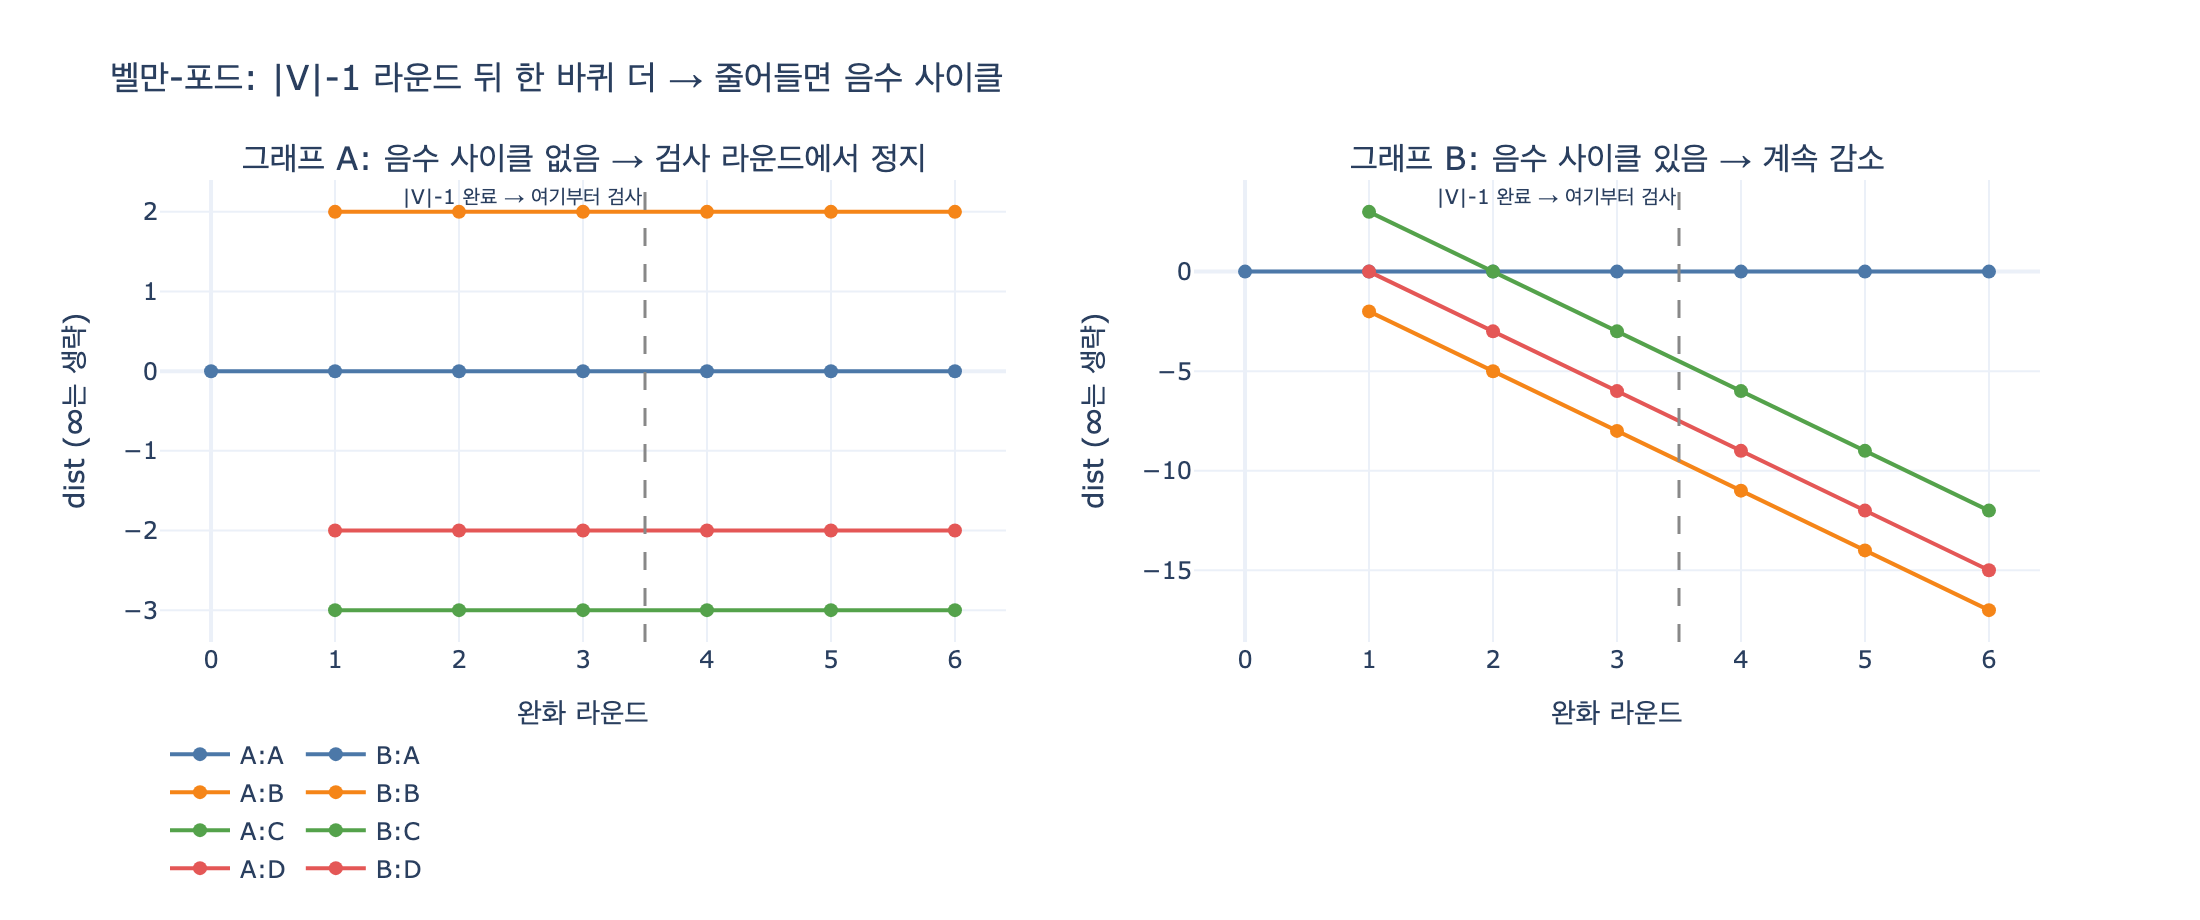

Reproduce this figure in Python.
# %% [markdown]
# # 벨만-포드는 음수 사이클을 어떻게 검사하는가
#
# **질문**: 벨만-포드는 음수 사이클을 어떻게 검사하는가?
#
# **답**: 노드 수 $-1$회 완화를 마친 뒤 **한 바퀴 더** 돌려, 여전히 거리가 줄어드는
# 엣지가 있으면 음수 사이클이 있다고 판정한다.
#
# 이 노트북은 세 가지를 눈으로 확인한다.
#
# 1. 라운드 $k$가 끝나면 「엣지 $k$개 이하로 가는 최단 거리」가 확정된다 → 그래서 $|V|-1$회면 충분하다
# 2. 음수 사이클이 **없으면** $|V|$번째 라운드에서 아무 것도 안 줄어든다
# 3. 음수 사이클이 **있으면** $|V|$번째 라운드에서 반드시 뭔가 줄어든다 (그리고 계속 줄어든다)
#
# 필요 패키지: plotly, kaleido (시각화 셀에서만 사용). 나머지 셀은 표준 라이브러리만 쓴다.

# %%
# 시각화 헬퍼. fig.show()를 직접 부르지 않고 이걸 통해 부른다.
def _show(fig):
    try:
        from IPython import get_ipython

        if get_ipython() is not None:  # VSCode 셀/Jupyter에서만 렌더링
            fig.show()
    except ImportError:
        pass


INF = float("inf")

# %% [markdown]
# ## 1. 라운드를 관찰할 수 있는 벨만-포드
#
# 표준 구현과 똑같지만, 라운드마다 거리표 스냅샷과 「이번 라운드에 갱신된 엣지 목록」을 남긴다.
#
# 완화(relax)는 단 한 줄이다.
#
# $$dist[v] \leftarrow \min\bigl(dist[v],\; dist[u] + w(u,v)\bigr)$$
#
# 마지막 검사 라운드는 값을 **고치지 않고** 「아직도 줄어드나?」만 묻는다.


# %%
def bellman_ford_trace(nodes, edges, start, extra_rounds=1):
    """|V|-1 라운드 완화 + extra_rounds 라운드의 '검사'.

    반환: (history, negative_cycle)
      history[i] = {"round": i, "dist": {...}, "updates": [(u,v,w,old,new), ...],
                    "check_only": bool}
    """
    dist = {n: INF for n in nodes}
    dist[start] = 0
    history = [{"round": 0, "dist": dict(dist), "updates": [], "check_only": False}]

    n_relax = len(nodes) - 1
    for r in range(1, n_relax + 1):
        updates = []
        for u, v, w in edges:
            if dist[u] == INF:  # 도달 못한 노드는 건너뛴다 (오버플로 방지)
                continue
            if dist[u] + w < dist[v]:
                updates.append((u, v, w, dist[v], dist[u] + w))
                dist[v] = dist[u] + w
        history.append(
            {"round": r, "dist": dict(dist), "updates": updates, "check_only": False}
        )

    # ── 여기부터가 음수 사이클 검사. 한 바퀴 더 돌린다.
    negative_cycle = False
    for r in range(n_relax + 1, n_relax + 1 + extra_rounds):
        updates = []
        for u, v, w in edges:
            if dist[u] == INF:
                continue
            if dist[u] + w < dist[v]:
                updates.append((u, v, w, dist[v], dist[u] + w))
                dist[v] = dist[u] + w  # 관찰용으로만 갱신 (계속 줄어드는 걸 보려고)
        if updates:
            negative_cycle = True
        history.append(
            {"round": r, "dist": dict(dist), "updates": updates, "check_only": True}
        )
    return history, negative_cycle


def fmt(x):
    return "∞" if x == INF else f"{x:g}"


def print_table(nodes, history, title):
    print(f"── {title}")
    head = f"{'라운드':>6} " + " ".join(f"{n:>6}" for n in nodes) + "   갱신"
    print(head)
    print("-" * len(head))
    for h in history:
        mark = "*" if h["check_only"] else " "
        row = f"{str(h['round']) + mark:>6} " + " ".join(
            f"{fmt(h['dist'][n]):>6}" for n in nodes
        )
        upd = ", ".join(f"{u}→{v}({old}→{new})" for u, v, _w, old, new in h["updates"])
        print(row + "   " + (upd if upd else "-"))
    print("  (* 표시가 |V|-1 라운드 이후의 '검사' 라운드)")


# %% [markdown]
# ## 2. 그래프 A — 음수 **가중치**는 있지만 음수 **사이클**은 없다
#
# 9장 `ex3_dijkstra_negative.py`에 나오는 그래프다.
#
# ```
# A→C (1), A→B (2), B→C (-5), C→D (1)
# ```
#
# `B→C`가 $-5$라 다익스트라는 여기서 조용히 틀린다. 하지만 사이클이 없으므로
# 벨만-포드는 정답을 내고, 검사 라운드에서 아무 것도 갱신되지 않는다.

# %%
NODES_A = ["A", "B", "C", "D"]
EDGES_A = [("A", "C", 1), ("A", "B", 2), ("B", "C", -5), ("C", "D", 1)]

hist_a, cyc_a = bellman_ford_trace(NODES_A, EDGES_A, "A")
print_table(NODES_A, hist_a, "그래프 A (음수 엣지 O, 음수 사이클 X)")
print(f"\n음수 사이클 판정: {'있다' if cyc_a else '없다'}")
print(f"최종 거리표: { {n: fmt(hist_a[-1]['dist'][n]) for n in NODES_A} }")

# 출력:
# ── 그래프 A (음수 엣지 O, 음수 사이클 X)
#    라운드      A      B      C      D   갱신
# ---------------------------------------
#     0       0      ∞      ∞      ∞   -
#     1       0      2     -3     -2   A→C(inf→1), A→B(inf→2), B→C(1→-3), C→D(inf→-2)
#     2       0      2     -3     -2   -
#     3       0      2     -3     -2   -
#     4*      0      2     -3     -2   -
#   (* 표시가 |V|-1 라운드 이후의 '검사' 라운드)
#
# 음수 사이클 판정: 없다
# 최종 거리표: {'A': '0', 'B': '2', 'C': '-3', 'D': '-2'}
#
# 참고: 이 엣지 순서에서는 라운드 1만에 수렴했다(C가 1로 갔다가 같은 라운드 안에서
# B→C로 -3까지 내려감). 라운드 2, 3은 확인만 하고 지나간다. 순서가 나쁘면
# 4절처럼 |V|-1 라운드를 꽉 채워야 한다.

# %% [markdown]
# 요점 두 가지.
#
# - 다익스트라는 `C`를 거리 1로 **확정**해 버려서 `D = 2`라는 틀린 값을 낸다.
#   벨만-포드는 확정 개념이 없고 모든 엣지를 계속 완화하므로 `C = -3`, `D = -2`를 얻는다.
# - 검사 라운드(`*`)의 갱신이 `-`다. 즉 모든 엣지가 삼각 부등식
#   $dist[v] \le dist[u] + w(u,v)$ 를 만족한다 → **음수 사이클 없음**.

# %% [markdown]
# ## 3. 그래프 B — 음수 사이클이 있다
#
# `B → C → D → B`를 도는 사이클의 합이 $2 + (-3) + (-2) = -3 < 0$ 이다.
#
# 이 사이클을 한 바퀴 돌 때마다 거리가 3씩 줄어든다. 최단 거리가 $-\infty$로 발산하므로
# **수렴할 값 자체가 없다.** 검사 라운드를 3번 붙여서 계속 줄어드는 모습을 본다.

# %%
NODES_B = ["A", "B", "C", "D"]
EDGES_B = [
    ("A", "B", 1),
    ("B", "C", 2),
    ("C", "D", -3),
    ("D", "B", -2),  # ← 이 엣지가 사이클을 닫는다
]

hist_b, cyc_b = bellman_ford_trace(NODES_B, EDGES_B, "A", extra_rounds=3)
print_table(NODES_B, hist_b, "그래프 B (음수 사이클 B→C→D→B, 합 = -3)")
print(f"\n음수 사이클 판정: {'있다' if cyc_b else '없다'}")

cycle_sum = 2 + (-3) + (-2)
print(f"사이클 가중치 합: {cycle_sum}")
print("검사 라운드마다 거리가 얼마나 더 줄었나:")
base = hist_b[len(NODES_B) - 1]["dist"]
for h in hist_b:
    if h["check_only"]:
        drop = {n: h["dist"][n] - base[n] for n in NODES_B}
        print(f"  라운드 {h['round']}: {drop}")

# 출력:
# ── 그래프 B (음수 사이클 B→C→D→B, 합 = -3)
#    라운드      A      B      C      D   갱신
# ---------------------------------------
#     0       0      ∞      ∞      ∞   -
#     1       0     -2      3      0   A→B(inf→1), B→C(inf→3), C→D(inf→0), D→B(1→-2)
#     2       0     -5      0     -3   B→C(3→0), C→D(0→-3), D→B(-2→-5)
#     3       0     -8     -3     -6   B→C(0→-3), C→D(-3→-6), D→B(-5→-8)
#     4*      0    -11     -6     -9   B→C(-3→-6), C→D(-6→-9), D→B(-8→-11)
#     5*      0    -14     -9    -12   B→C(-6→-9), C→D(-9→-12), D→B(-11→-14)
#     6*      0    -17    -12    -15   B→C(-9→-12), C→D(-12→-15), D→B(-14→-17)
#   (* 표시가 |V|-1 라운드 이후의 '검사' 라운드)
#
# 음수 사이클 판정: 있다
# 사이클 가중치 합: -3
# 검사 라운드마다 거리가 얼마나 더 줄었나:
#   라운드 4: {'A': 0, 'B': -3, 'C': -3, 'D': -3}
#   라운드 5: {'A': 0, 'B': -6, 'C': -6, 'D': -6}
#   라운드 6: {'A': 0, 'B': -9, 'C': -9, 'D': -9}

# %% [markdown]
# 사이클 위의 노드들이 라운드마다 정확히 **사이클 가중치 합(-3)** 만큼 더 줄어든다.
# 사이클 밖의 `A`는 그대로다. 이게 「$|V|-1$ 라운드로 끝났어야 하는데 아직도 줄어든다」의 정체다.
#
# ### 왜 이 검사가 정확한 판정인가 (증명 요약)
#
# **(→) 음수 사이클이 없으면 검사 라운드에서 갱신이 없다.**
# $|V|-1$ 라운드 뒤 `dist`는 진짜 최단 거리이고, 최단 거리는 모든 엣지에 대해
# 삼각 부등식 $dist[v] \le dist[u] + w(u,v)$ 를 만족한다. 따라서 완화 조건이 성립하지 않는다.
#
# **(←) 음수 사이클이 있으면 검사 라운드에서 반드시 갱신이 있다.**
# 사이클 $v_0 \to v_1 \to \dots \to v_k = v_0$ 위의 모든 엣지가 갱신되지 않았다고 가정하면
# 모든 $i$에 대해 $dist[v_i] \le dist[v_{i-1}] + w(v_{i-1}, v_i)$ 이다.
# 한 바퀴 전부 더하면 $dist$ 항이 상쇄되어
#
# $$0 \le \sum_{i=1}^{k} w(v_{i-1}, v_i)$$
#
# 가 남는데, 이는 사이클 합이 음수라는 가정에 모순이다.

# %% [markdown]
# ## 4. 왜 하필 $|V| - 1$회인가 — 최단 경로의 엣지 수 상한
#
# 음수 사이클이 없으면 최단 경로 중에는 **단순 경로**(같은 노드를 두 번 안 지남)가 반드시 있다.
# 사이클을 잘라내도 가중치 합이 $\ge 0$ 이므로 거리가 늘지 않기 때문이다.
# 단순 경로는 노드를 최대 $|V|$개 지나므로 엣지는 최대 $|V|-1$개다.
#
# 한편 벨만-포드의 불변식은 「라운드 $k$가 끝나면 $k$홉 이하 최단 거리가 확정된다」이다.
# 두 사실을 합치면 $|V|-1$ 라운드로 충분하다.
#
# 최악의 순서를 만들어 「라운드 하나에 홉 하나」밖에 못 나가는 경우를 직접 확인한다.
# 사슬 $0 \to 1 \to \dots \to n-1$ 의 엣지를 **역순**으로 훑으면 그렇게 된다.

# %%
def chain_edges(n, reverse_order=True):
    e = [(i, i + 1, 1) for i in range(n - 1)]
    return list(reversed(e)) if reverse_order else e


CHAIN_N = 7
CHAIN_NODES = list(range(CHAIN_N))
hist_c, cyc_c = bellman_ford_trace(CHAIN_NODES, chain_edges(CHAIN_N), 0)

print(f"사슬 {CHAIN_N}노드, 엣지를 역순으로 훑을 때 (최악의 순서)")
head = f"{'라운드':>6} " + " ".join(f"{n:>4}" for n in CHAIN_NODES) + "   확정된 홉"
print(head)
print("-" * len(head))
for h in hist_c:
    reached = sum(1 for n in CHAIN_NODES if h["dist"][n] != INF) - 1
    mark = "*" if h["check_only"] else " "
    print(
        f"{str(h['round']) + mark:>6} "
        + " ".join(f"{fmt(h['dist'][n]):>4}" for n in CHAIN_NODES)
        + f"   {reached}홉까지"
    )
print(f"\n음수 사이클 판정: {'있다' if cyc_c else '없다'}")
print(f"최단 경로의 최대 홉 수 = {CHAIN_N - 1} = |V| - 1  → 딱 그만큼의 라운드가 필요했다")

# 출력:
# 사슬 7노드, 엣지를 역순으로 훑을 때 (최악의 순서)
#    라운드    0    1    2    3    4    5    6   확정된 홉
# -------------------------------------------------
#     0     0    ∞    ∞    ∞    ∞    ∞    ∞   0홉까지
#     1     0    1    ∞    ∞    ∞    ∞    ∞   1홉까지
#     2     0    1    2    ∞    ∞    ∞    ∞   2홉까지
#     3     0    1    2    3    ∞    ∞    ∞   3홉까지
#     4     0    1    2    3    4    ∞    ∞   4홉까지
#     5     0    1    2    3    4    5    ∞   5홉까지
#     6     0    1    2    3    4    5    6   6홉까지
#     7*    0    1    2    3    4    5    6   6홉까지
#
# 음수 사이클 판정: 없다
# 최단 경로의 최대 홉 수 = 6 = |V| - 1  → 딱 그만큼의 라운드가 필요했다

# %% [markdown]
# 라운드가 하나 늘 때마다 확정되는 홉이 정확히 하나씩 는다.
# $|V|-1$을 한 번이라도 덜 돌면 마지막 노드가 $\infty$로 남는다.
# 그래서 $|V|-1$은 「넉넉히」가 아니라 **딱 맞는 상한**이다.

# %% [markdown]
# ## 5. 시각화 — 라운드별 거리 변화
#
# 왼쪽(그래프 A)은 $|V|-1$ 라운드에서 평평해지고 검사 라운드에서 움직이지 않는다.
# 오른쪽(그래프 B)은 검사 라운드 이후로도 계속 아래로 떨어진다. 이 「안 멈춤」이 판정 근거다.

# %%
# 필요 패키지: plotly, kaleido  (pip install plotly kaleido)
import os

import plotly.graph_objects as go
from plotly.subplots import make_subplots

# 비교를 위해 그래프 A에도 검사 라운드를 3번 붙인다
hist_a3, _ = bellman_ford_trace(NODES_A, EDGES_A, "A", extra_rounds=3)

PALETTE = ["#4C78A8", "#F58518", "#54A24B", "#E45756"]
CUT = len(NODES_A) - 1  # |V| - 1

fig = make_subplots(
    rows=1,
    cols=2,
    subplot_titles=(
        "그래프 A: 음수 사이클 없음 → 검사 라운드에서 정지",
        "그래프 B: 음수 사이클 있음 → 계속 감소",
    ),
    shared_xaxes=False,
)

for col, (hist, nodes, tag) in enumerate(
    [(hist_a3, NODES_A, "A"), (hist_b, NODES_B, "B")], start=1
):
    rounds = [h["round"] for h in hist]
    for i, n in enumerate(nodes):
        ys = [None if h["dist"][n] == INF else h["dist"][n] for h in hist]
        fig.add_trace(
            go.Scatter(
                x=rounds,
                y=ys,
                mode="lines+markers",
                name=f"{tag}:{n}",
                line=dict(color=PALETTE[i % len(PALETTE)], width=2),
                marker=dict(size=7),
                legendgroup=tag,
                showlegend=True,
            ),
            row=1,
            col=col,
        )
    # |V|-1 라운드 경계선
    fig.add_vline(
        x=CUT + 0.5,
        line=dict(color="#888", dash="dash", width=1.5),
        annotation_text="|V|-1 완료 → 여기부터 검사",
        annotation_position="top left",
        annotation_font_size=10,
        row=1,
        col=col,
    )
    fig.update_xaxes(title_text="완화 라운드", dtick=1, row=1, col=col)
    fig.update_yaxes(title_text="dist (∞는 생략)", row=1, col=col)

fig.update_layout(
    title="벨만-포드: |V|-1 라운드 뒤 한 바퀴 더 → 줄어들면 음수 사이클",
    template="plotly_white",
    height=460,
    width=1100,
    legend=dict(orientation="h", y=-0.18),
    margin=dict(t=90, b=80),
)

_show(fig)

OUT = os.path.join(os.path.dirname(os.path.abspath(__file__)), "expy.png")
fig.write_image(OUT, scale=2)
print(f"저장: {OUT}")

# 출력:
# 저장: .../9cf55aa4-2421-425d-b5f5-358c949ace83/expy.png

# %% [markdown]
# ## 6. 실무에서 밟는 지뢰
#
# | 실수 | 결과 |
# |---|---|
# | 검사 라운드를 빼먹음 | 음수 사이클이 있어도 못 잡고, 거리표는 그럴듯해 보인다 |
# | `dist[u]`가 $\infty$인 엣지를 그냥 계산 | C/Java에서 `INT_MAX + w`가 오버플로로 음수가 되어 **가짜 사이클** 판정 |
# | 시작점에서 도달 불가능한 음수 사이클 | 이 검사로는 안 잡힌다. 가상 소스에서 모든 노드로 가중치 0 엣지를 걸어야 전역 검사가 된다 |
# | 무향 그래프에 음수 엣지 하나 | 그 자체가 음수 사이클($u \to v \to u$)이다 |
#
# ### 마지막 한 줄
#
# $|V|-1$은 단순 경로의 엣지 수 상한이라 그 이상 돌 이유가 없다.
# 그래서 「그 뒤에도 줄어든다」는 사실이 곧 「최단 거리가 존재하지 않는다 = 음수 사이클이 있다」의 증거다.
